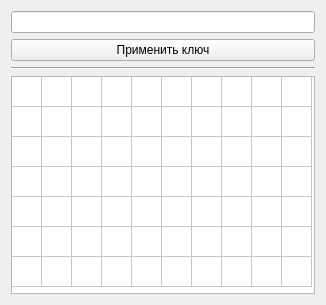
<?xml version="1.0" encoding="UTF-8"?>
<ui version="4.0">
 <class>CKeyEditor</class>
 <widget class="QWidget" name="CKeyEditor">
  <property name="geometry">
   <rect>
    <x>0</x>
    <y>0</y>
    <width>326</width>
    <height>305</height>
   </rect>
  </property>
  <property name="sizePolicy">
   <sizepolicy hsizetype="Minimum" vsizetype="Minimum">
    <horstretch>0</horstretch>
    <verstretch>0</verstretch>
   </sizepolicy>
  </property>
  <property name="windowTitle">
   <string>Редактор ключа</string>
  </property>
  <layout class="QVBoxLayout" name="verticalLayout">
   <item>
    <widget class="QLineEdit" name="leKeyInput"/>
   </item>
   <item>
    <widget class="QPushButton" name="pbApplyKey">
     <property name="text">
      <string>Применить ключ</string>
     </property>
    </widget>
   </item>
   <item>
    <widget class="Line" name="line">
     <property name="orientation">
      <enum>Qt::Horizontal</enum>
     </property>
    </widget>
   </item>
   <item>
    <widget class="QTableWidget" name="keyTable">
     <property name="sizePolicy">
      <sizepolicy hsizetype="Expanding" vsizetype="Expanding">
       <horstretch>0</horstretch>
       <verstretch>0</verstretch>
      </sizepolicy>
     </property>
     <property name="locale">
      <locale language="English" country="UnitedStates"/>
     </property>
     <property name="editTriggers">
      <set>QAbstractItemView::NoEditTriggers</set>
     </property>
     <property name="wordWrap">
      <bool>true</bool>
     </property>
     <property name="rowCount">
      <number>7</number>
     </property>
     <property name="columnCount">
      <number>10</number>
     </property>
     <attribute name="horizontalHeaderVisible">
      <bool>false</bool>
     </attribute>
     <attribute name="horizontalHeaderMinimumSectionSize">
      <number>30</number>
     </attribute>
     <attribute name="horizontalHeaderDefaultSectionSize">
      <number>30</number>
     </attribute>
     <attribute name="horizontalHeaderShowSortIndicator" stdset="0">
      <bool>false</bool>
     </attribute>
     <attribute name="horizontalHeaderStretchLastSection">
      <bool>false</bool>
     </attribute>
     <attribute name="verticalHeaderVisible">
      <bool>false</bool>
     </attribute>
     <attribute name="verticalHeaderCascadingSectionResizes">
      <bool>false</bool>
     </attribute>
     <attribute name="verticalHeaderMinimumSectionSize">
      <number>30</number>
     </attribute>
     <attribute name="verticalHeaderDefaultSectionSize">
      <number>30</number>
     </attribute>
     <attribute name="verticalHeaderHighlightSections">
      <bool>true</bool>
     </attribute>
     <attribute name="verticalHeaderShowSortIndicator" stdset="0">
      <bool>false</bool>
     </attribute>
     <attribute name="verticalHeaderStretchLastSection">
      <bool>false</bool>
     </attribute>
     <row/>
     <row/>
     <row/>
     <row/>
     <row/>
     <row/>
     <row/>
     <column/>
     <column/>
     <column/>
     <column/>
     <column/>
     <column/>
     <column/>
     <column/>
     <column/>
     <column/>
    </widget>
   </item>
  </layout>
 </widget>
 <resources/>
 <connections/>
</ui>
